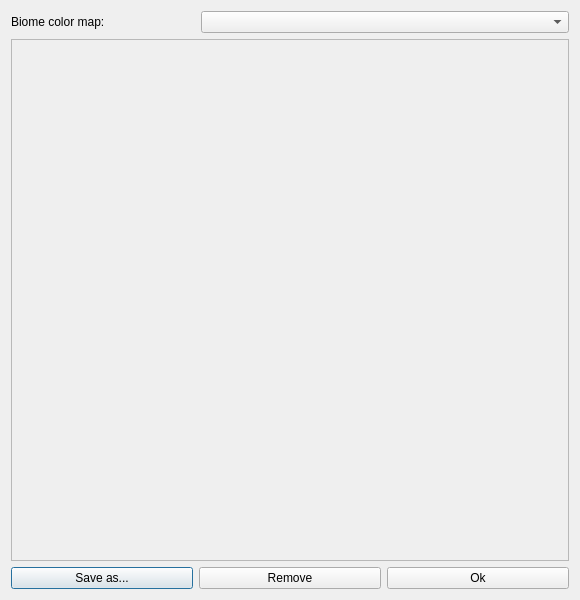
<?xml version="1.0" encoding="UTF-8"?>
<ui version="4.0">
 <class>BiomeColorDialog</class>
 <widget class="QDialog" name="BiomeColorDialog">
  <property name="geometry">
   <rect>
    <x>0</x>
    <y>0</y>
    <width>580</width>
    <height>600</height>
   </rect>
  </property>
  <property name="windowTitle">
   <string>Biome Color Editor</string>
  </property>
  <property name="windowIcon">
   <iconset resource="../rc/icons.qrc">
    <normaloff>:/icons/logo.png</normaloff>:/icons/logo.png</iconset>
  </property>
  <layout class="QGridLayout" name="gridLayout_2">
   <item row="0" column="1" colspan="2">
    <widget class="QComboBox" name="comboColormaps"/>
   </item>
   <item row="0" column="0">
    <widget class="QLabel" name="label">
     <property name="text">
      <string>Biome color map:</string>
     </property>
    </widget>
   </item>
   <item row="2" column="0" colspan="3">
    <layout class="QHBoxLayout" name="horizontalLayout">
     <item>
      <widget class="QPushButton" name="buttonSaveAs">
       <property name="text">
        <string>Save as...</string>
       </property>
      </widget>
     </item>
     <item>
      <widget class="QPushButton" name="buttonRemove">
       <property name="text">
        <string>Remove</string>
       </property>
      </widget>
     </item>
     <item>
      <widget class="QPushButton" name="buttonOk">
       <property name="text">
        <string>Ok</string>
       </property>
      </widget>
     </item>
    </layout>
   </item>
   <item row="1" column="0" colspan="3">
    <widget class="QScrollArea" name="scrollArea">
     <property name="widgetResizable">
      <bool>true</bool>
     </property>
     <widget class="QWidget" name="scrollAreaWidgetContents">
      <property name="geometry">
       <rect>
        <x>0</x>
        <y>0</y>
        <width>562</width>
        <height>521</height>
       </rect>
      </property>
      <property name="styleSheet">
       <string notr="true">text-align: left; padding: 2px;</string>
      </property>
      <layout class="QGridLayout" name="gridLayout_3">
       <item row="0" column="0">
        <layout class="QGridLayout" name="gridLayout"/>
       </item>
      </layout>
     </widget>
    </widget>
   </item>
  </layout>
 </widget>
 <resources>
  <include location="../rc/icons.qrc"/>
 </resources>
 <connections/>
</ui>
